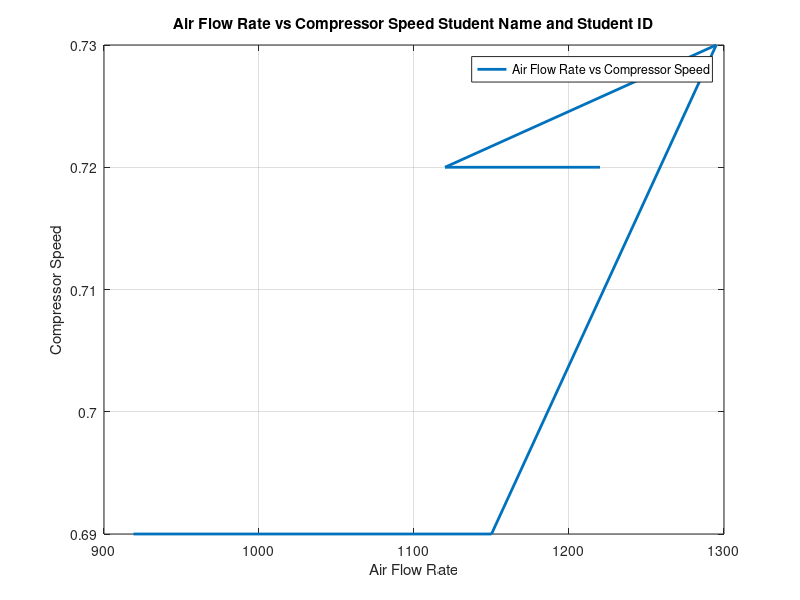

Reproduce this figure in MATLAB.
% Thermodynmaics Lab 
% Student Name: "Enter Your Student Name"
% Student ID: "Enter Your Student ID"
% Lab 01: To Analyse the variation in flow rate with overall Pressure ratio

% Graphs
% Draw a Graph between the Air Flow Rate and Compressor Speed
% Given Data
Air_Flow_Rate = [919, 1150, 1295, 1120, 1220];
Compressor_Speed = [0.69, 0.69, 0.73, 0.72, 0.72];

% Plotting 
plot(Air_Flow_Rate, Compressor_Speed, 'Linewidth', 2);

% Cutomization
xlabel ('Air Flow Rate');
ylabel ('Compressor Speed');
title ('Air Flow Rate vs Compressor Speed Student Name and Student ID')
legend ('Air Flow Rate vs Compressor Speed');
grid on;
